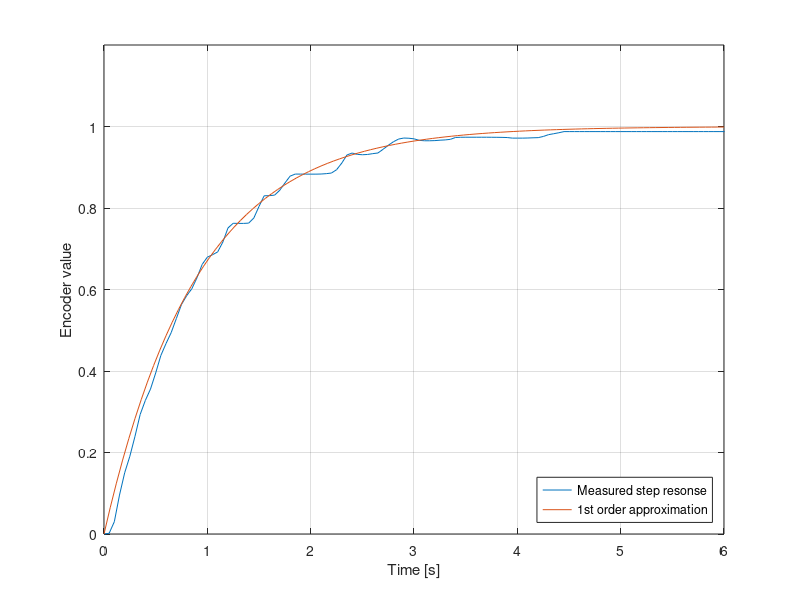
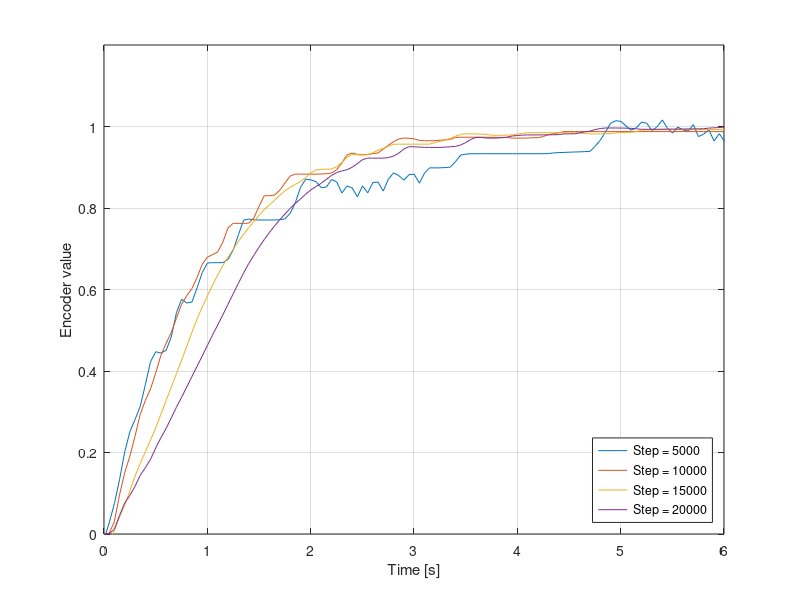

These charts were generated, in order, by the following MATLAB code:
clear
clc

k =1;
%A1 tau = 0.951
%A2 tau = 0.9
%A3 tau = 1.101
%A4 tau = 1.35
tau= 0.9;
s = tf('s');
G = k/(tau*s+1)
[B, t] = step(G);

A1=load('step5000.txt');
A2=load('step10000.txt');
A3=load('step15000.txt');
A4=load('step20000.txt');

figure(1)
plot((A2(:,2)-A2(1,2))/1000,A2(:,1)/10000)
hold on
plot(t,B)
xlabel('Time [s]') 
ylabel('Encoder value') 
grid on
xlim([0 6])
ylim([0 1.2])
legend({'Measured step resonse','1st order approximation'},'Location','southeast')
hold off

%%
figure(2)
plot((A1(:,2)-A1(1,2))/1000,A1(:,1)/5000)
hold on
plot((A2(:,2)-A2(1,2))/1000,A2(:,1)/10000)
plot((A3(:,2)-A3(1,2))/1000,A3(:,1)/15000)
plot((A4(:,2)-A4(1,2))/1000,A4(:,1)/20000)
xlabel('Time [s]') 
ylabel('Encoder value') 
grid on
xlim([0 6])
ylim([0 1.2])
legend({'Step = 5000','Step = 10000', 'Step = 15000', 'Step = 20000'},'Location','southeast')
hold off